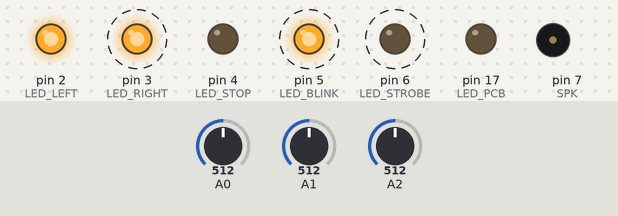
Recording of a sketch running on a simulated Arduino Uno, built with avr-gcc and run on an emulated ATmega328P. On the bench: output pins drawn as LEDs (lit = HIGH), buzzer (waves = sounding). Dashed ring = blinking. Inputs (shaded band) come from the test bench; at power-on: A0 = 512, A1 = 512, A2 = 512.

Above: at 1.2 s.
1.3 s: A0 set to 105
At 2.6 s:
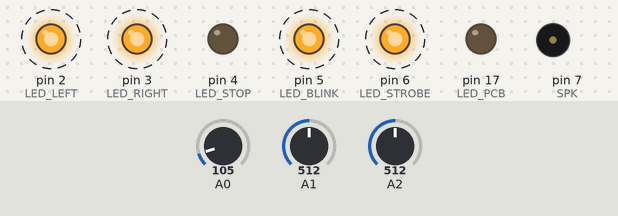
4.3 s: A0 set to 89
At 5.82 s:
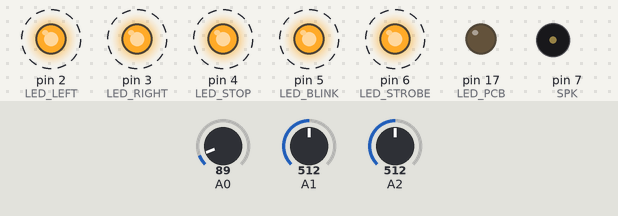
7.3 s: A1 set to 90
10.3 s: A2 set to 110
13.3 s: A2 set to 93
At 13.84 s:
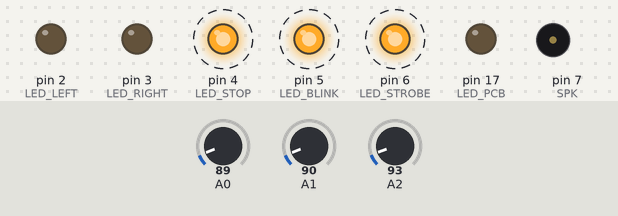
16.3 s: A1 set to 112
At 17.06 s:
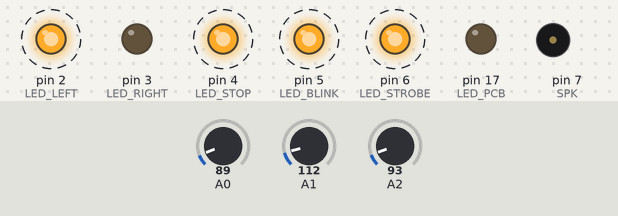
Timing chart, 0 to 20.3 s (numbered marks = the images above; inputs shaded):
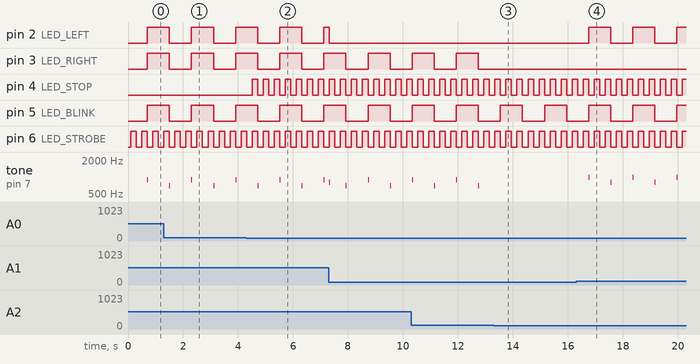

The sketch:

Scooter_lamps.ino
```cpp
#define LED_PCB 17
#define LED_LEFT 2
#define LED_RIGHT 3
#define LED_STOP 4
#define LED_BLINK 5 // Always blinks like left/right leds
#define LED_STROBE 6 // Always strobe like stop
#define SPK 7

uint8_t tt;

void setup() {
  Serial.begin(9600);
  pinMode(LED_PCB, OUTPUT);
  pinMode(LED_LEFT, OUTPUT);
  pinMode(LED_RIGHT, OUTPUT);
  pinMode(LED_STOP, OUTPUT);
  pinMode(LED_BLINK, OUTPUT);
  pinMode(LED_STROBE, OUTPUT);
  pinMode(SPK, OUTPUT);
  tt = 0;
}

void leftSnd(bool state) {
  static bool st = state;
  if (state != st) {
    st = state;
    if (state) {
      tone(SPK, 1000, 10);
    } else {
      tone(SPK, 800, 10);
    }
  }
}

void rightSnd(bool state) {
  static bool st = state;
  if (state != st) {
    st = state;
    if (state) {
      tone(SPK, 900, 10);
    } else {
      tone(SPK, 700, 10);
    }
  }
}

void loop() {
  tt += 1;
  uint16_t s1 = analogRead(A0);
  uint16_t s2 = analogRead(A1);
  uint16_t s3 = analogRead(A2);

/*
  Serial.print(s1);
  Serial.print(" ");
  Serial.print(s2);
  Serial.print(" ");
  Serial.print(s3);
  Serial.println(" ");
  Serial.println(tt);
*/

  if (s1 < 100) {
    if ((tt / 2) % 2)
      digitalWrite(LED_STOP, HIGH);
    else
      digitalWrite(LED_STOP, LOW);
  } else {
    digitalWrite(LED_STOP, LOW);
  }

  if ((tt / 2) % 2)
    digitalWrite(LED_STROBE, HIGH);
  else
    digitalWrite(LED_STROBE, LOW);

  if (s2 > 100) {
    if ((tt / 8) % 2) {
      leftSnd(true);
      digitalWrite(LED_LEFT, HIGH);
    } else {
      leftSnd(false);
      digitalWrite(LED_LEFT, LOW);
    }
  } else {
      leftSnd(false);
      digitalWrite(LED_LEFT, LOW);
  }

  if (s3 > 100) {
    if ((tt / 8) % 2) {
      rightSnd(true);
      digitalWrite(LED_RIGHT, HIGH);
    } else {
      rightSnd(false);
      digitalWrite(LED_RIGHT, LOW);
    }
  } else {
    rightSnd(false);
    digitalWrite(LED_RIGHT, LOW);
  }

  if ((tt / 8) % 2)
    digitalWrite(LED_BLINK, HIGH);
  else
    digitalWrite(LED_BLINK, LOW);

  delay(100);
}
```

Measured:
- the behaviour switches between 100 and 99 on A0 (found by bisection; images 1 and 2)
- the behaviour switches between 101 and 100 on A2 (found by bisection; images 2 and 3)
- the behaviour switches between 100 and 101 on A1 (found by bisection; images 3 and 4)
- after the input at 4.3 s, pin 4 (LED_STOP): alternates HIGH for 0.20 s and LOW for 0.20 s, starting after 0.22 s
- after the input at 13.3 s, pin 3 (LED_RIGHT): stops changing and stays LOW; tone on pin 7 (SPK): stops changing and stays silent
- after the input at 16.3 s, pin 2 (LED_LEFT): alternates HIGH for 0.80 s and LOW for 0.80 s, starting after 0.46 s; tone on pin 7 (SPK): silent → 1000 Hz after 0.46 s, then repeats every 1.6 s: silent 0.79 s, 800 Hz 0.01 s, silent 0.79 s, 1000 Hz 0.01 s
- by itself, pin 3 (LED_RIGHT), pin 5 (LED_BLINK): alternates HIGH for 0.80 s and LOW for 0.80 s
- by itself, pin 6 (LED_STROBE): alternates HIGH for 0.20 s and LOW for 0.20 s
